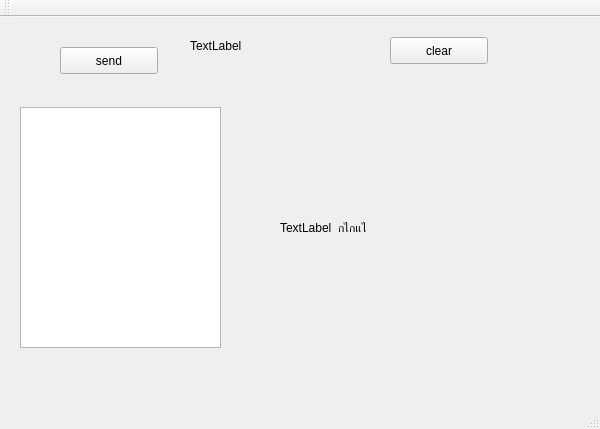
<?xml version="1.0" encoding="UTF-8"?>
<ui version="4.0">
 <class>MainWindow</class>
 <widget class="QMainWindow" name="MainWindow">
  <property name="geometry">
   <rect>
    <x>0</x>
    <y>0</y>
    <width>600</width>
    <height>429</height>
   </rect>
  </property>
  <property name="windowTitle">
   <string>MainWindow</string>
  </property>
  <widget class="QWidget" name="centralWidget">
   <widget class="QPushButton" name="pushButton">
    <property name="geometry">
     <rect>
      <x>60</x>
      <y>30</y>
      <width>98</width>
      <height>27</height>
     </rect>
    </property>
    <property name="text">
     <string>send</string>
    </property>
   </widget>
   <widget class="QTextBrowser" name="textBrowser">
    <property name="geometry">
     <rect>
      <x>20</x>
      <y>90</y>
      <width>201</width>
      <height>241</height>
     </rect>
    </property>
   </widget>
   <widget class="QPushButton" name="pushButton_2">
    <property name="geometry">
     <rect>
      <x>390</x>
      <y>20</y>
      <width>98</width>
      <height>27</height>
     </rect>
    </property>
    <property name="text">
     <string>clear</string>
    </property>
   </widget>
   <widget class="QLabel" name="label">
    <property name="geometry">
     <rect>
      <x>280</x>
      <y>90</y>
      <width>281</width>
      <height>241</height>
     </rect>
    </property>
    <property name="text">
     <string>TextLabel  กไกแไ</string>
    </property>
   </widget>
   <widget class="QLabel" name="label_2">
    <property name="geometry">
     <rect>
      <x>190</x>
      <y>20</y>
      <width>121</width>
      <height>17</height>
     </rect>
    </property>
    <property name="text">
     <string>TextLabel</string>
    </property>
   </widget>
  </widget>
  <widget class="QMenuBar" name="menuBar">
   <property name="geometry">
    <rect>
     <x>0</x>
     <y>0</y>
     <width>600</width>
     <height>26</height>
    </rect>
   </property>
  </widget>
  <widget class="QToolBar" name="mainToolBar">
   <attribute name="toolBarArea">
    <enum>TopToolBarArea</enum>
   </attribute>
   <attribute name="toolBarBreak">
    <bool>false</bool>
   </attribute>
  </widget>
  <widget class="QStatusBar" name="statusBar"/>
 </widget>
 <layoutdefault spacing="6" margin="11"/>
 <resources/>
 <connections/>
</ui>
